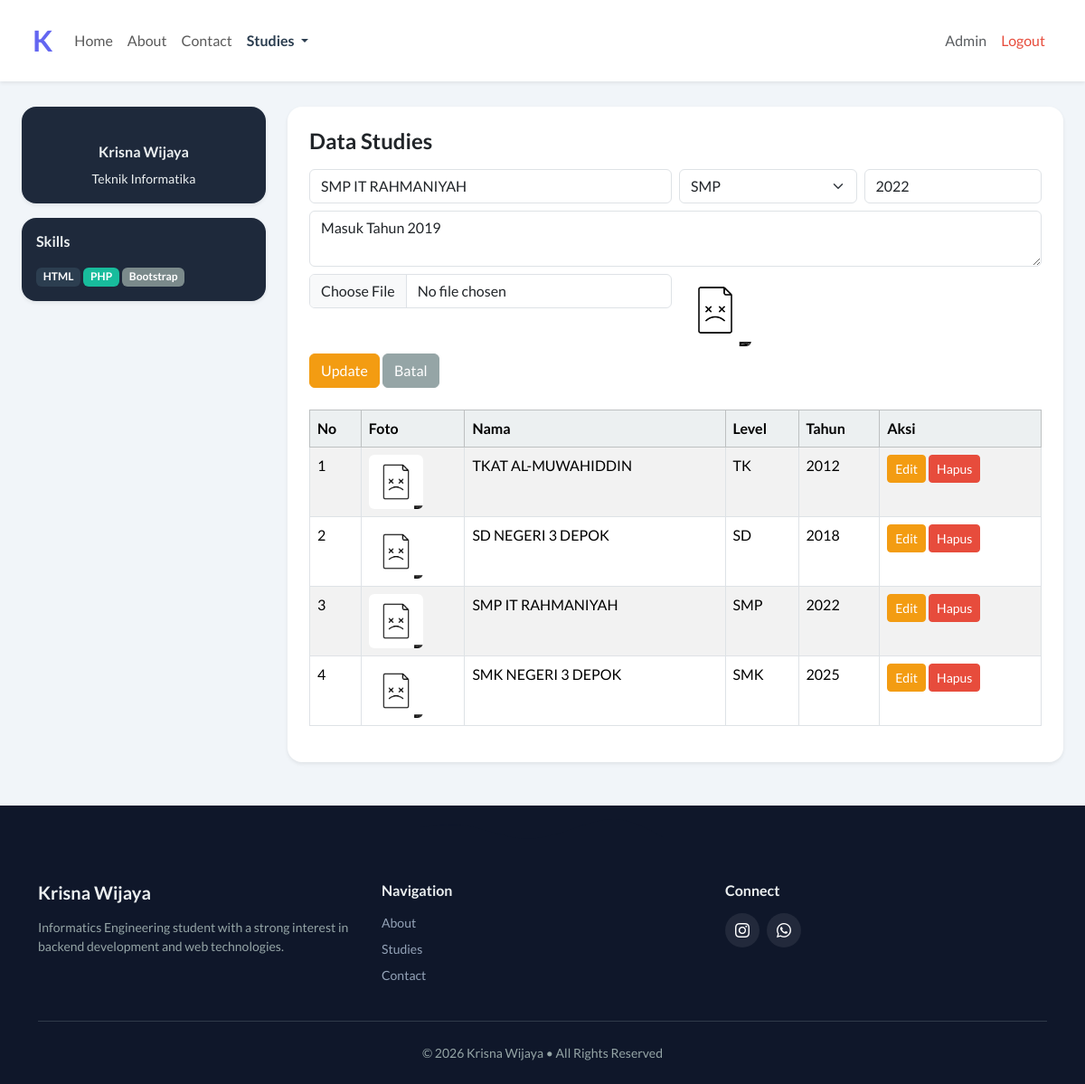
/index.php?page=studies&edit=4 (signed in), run on the app's committed database.
### tables this page shows
CREATE TABLE `studies` (
  `id` int(11) NOT NULL,
  `nama` varchar(100) NOT NULL,
  `idlevel` int(11) NOT NULL,
  `keterangan` text DEFAULT NULL,
  `tahun_lulus` year(4) DEFAULT NULL,
  `foto_sekolah` varchar(255) DEFAULT NULL
);

CREATE TABLE `level` (
  `id` int(11) NOT NULL,
  `nama` varchar(100) NOT NULL
);

### studies.php (the view, shortened to what this page needs)
<?php
$edit = null;
if(isset($_GET['edit'])){
    $id = $_GET['edit'];
    $edit = mysqli_fetch_assoc(mysqli_query($conn, "SELECT * FROM studies WHERE id='$id'"));
}
?>
<h4 class="mb-3 fw-bold">Data Studies</h4>
<form method="POST" enctype="multipart/form-data" class="mb-4">
<div class="row g-2">
    <div class="col-md-6">
        <input type="text" name="nama" class="form-control"
        placeholder="Nama Sekolah"
        value="<?= $edit ? $edit['nama'] : '' ?>" required>
    </div>
    <div class="col-md-3">
        <select name="idlevel" class="form-select" required>
            <?php
            $level = mysqli_query($conn, "SELECT * FROM level");
            while($l = mysqli_fetch_assoc($level)):
            ?>
            <option value="<?= $l['id'] ?>"
                <?= ($edit && $edit['idlevel']==$l['id'])?'selected':'' ?>>
                <?= $l['nama'] ?>
            </option>
            <?php endwhile; ?>
        </select>
    </div>
    <div class="col-md-3">
        <input type="number" name="tahun_lulus" class="form-control"
        placeholder="Tahun Lulus"
        value="<?= $edit ? $edit['tahun_lulus'] : '' ?>">
    </div>
    <div class="col-12">
        <textarea name="keterangan" class="form-control"
        placeholder="Keterangan"><?= $edit ? $edit['keterangan'] : '' ?></textarea>
    </div>
    <div class="col-md-6">
        <input type="file" name="foto" class="form-control">
    </div>
    <?php if($edit && $edit['foto_sekolah']): ?>
    <div class="col-md-2">
        <img src="uploads/<?= $edit['foto_sekolah'] ?>" width="80" class="rounded">
    </div>
    <?php endif; ?>
    <div class="col-12">
        <?php if($edit): ?>
            <button name="update" class="btn btn-warning">Update</button>
            <a href="index.php?page=studies" class="btn btn-secondary">Batal</a>
        <?php else: ?>
            <button name="simpan" class="btn btn-primary">Tambah</button>
        <?php endif; ?>
    </div>
</div>
</form>
<table class="table table-bordered table-striped table-hover">
<thead class="table-light">
<tr>
    <th>No</th>
    <th>Foto</th>
    <th>Nama</th>
    <th>Level</th>
    <th>Tahun</th>
    <th>Aksi</th>
</tr>
</thead>
<tbody>
<?php
$no = 1;
$data = mysqli_query($conn, "
SELECT studies.*, level.nama AS level_nama
FROM studies
JOIN level ON studies.idlevel = level.id
");
while($row = mysqli_fetch_assoc($data)):
?>
<tr>
    <td><?= $no++; ?></td>
    <td>
        <?php if($row['foto_sekolah']): ?>
            <img src="uploads/<?= $row['foto_sekolah'] ?>" width="60" class="rounded">
        <?php else: ?>
            -
        <?php endif; ?>
    </td>
    <td><?= $row['nama']; ?></td>
    <td><?= $row['level_nama']; ?></td>
    <td><?= $row['tahun_lulus']; ?></td>
    <td>
        <a href="index.php?page=studies&edit=<?= $row['id'] ?>" class="btn btn-sm btn-warning">Edit</a>
        <a href="index.php?page=studies&hapus=<?= $row['id'] ?>"
           class="btn btn-sm btn-danger"
           onclick="return confirm('Hapus data?')">Hapus</a>
    </td>
</tr>
<?php endwhile; ?>
</tbody>
</table>

### data on the page
studies: nama "SMP IT RAHMANIYAH", idlevel "SMP", tahun_lulus "2022", keterangan "Masuk Tahun 2019", foto_sekolah (picture), idlevel.nama "SMP"
studies: foto_sekolah (picture), nama "TKAT AL-MUWAHIDDIN", idlevel.nama "TK", tahun_lulus "2012"
studies: foto_sekolah (picture), nama "SD NEGERI 3 DEPOK", idlevel.nama "SD", tahun_lulus "2018"
studies: foto_sekolah (picture), nama "SMK NEGERI 3 DEPOK", idlevel.nama "SMK", tahun_lulus "2025"

### other printed values
$_SESSION['user']['nama'] "Admin"
